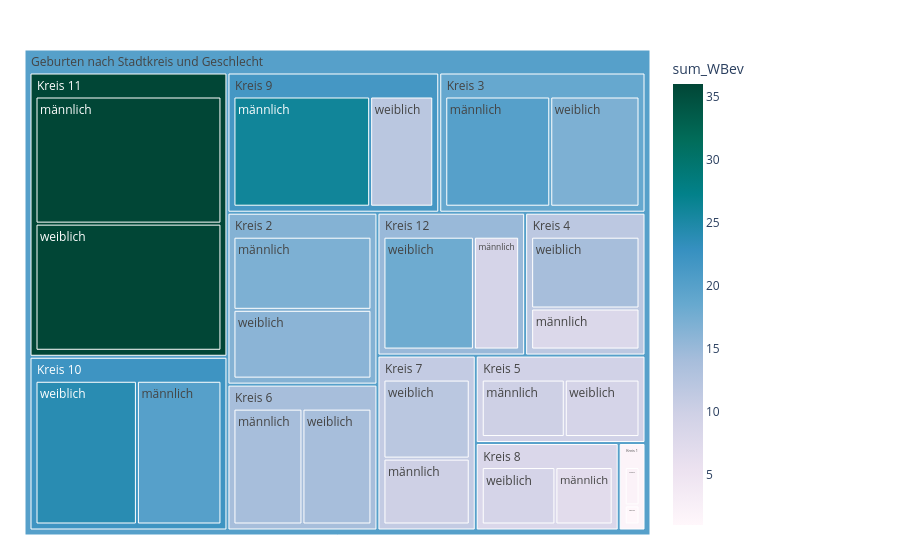

This figure's notebook cell:
### Code cell
fig = px.treemap(myTreemapAgg.reset_index()
                 , path=[px.Constant("Geburten nach Stadtkreis und Geschlecht"), 'KreisLang', 'SexLang']
                 , values='sum_WBev'
                 , color='sum_WBev'
                 ## bei discrete scales (bei Klassen und Strings):                 
                 #, color_discrete_map={'(?)':'lightgrey','EVP':'gold', 'SP':'#FF3030', 'PdA':'#EE3B3B', 'Grüne':'#A2CD5A','GLP':'#CAFF70','Die Mitte':'orange','FDP':'#104E8B','AL':'deeppink','SVP':'forestgreen', 'FL ZÜRI':'#8B864E','Volt':'#lightblue' }                
                 ## bei continuous scales (bei Zahlenwerten):
                , color_continuous_scale='PuBuGn'
                #, color_continuous_midpoint=np.average(df['AnzBestWir'], weights=df['AnzBestWir']) 
                 #,height=400
                 #,width=1500
                )
fig.update_traces(root_color="grey")
fig.update_layout(margin = dict(t=50, l=25, r=250, b=25))#, title="WBev nach Alter, Stadtkreis und Herkunft")
fig.show()

### Figure 1 — Plotly figure (JSON) as saved in the notebook; plotly's stock layout.template omitted (floating-point values rounded to 4 significant figures)
{"data": [{"branchvalues": "total", "customdata": [[2], [20], [36], [9], [17], [20], [8], [10], [14], [10], [7], [26], [1], [24], [36], [18], [16], [17], [14], [9], [14], [12], [9], [12], [1.667], [22.18], [36], [15], [16.52], [18.62], [11.82], [9.526], [14], [11.09], [8.125], [21.58], [20.05]], "domain": {"x": [0, 1], "y": [0, 1]}, "hovertemplate": "labels=%{label}<br>sum_WBev_sum=%{value}<br>parent=%{parent}<br>id=%{id}<br>sum_WBev=%{color}<extra></extra>", "ids": ["Geburten nach Stadtkreis und Geschlecht/Kreis 1/männlich", "Geburten nach Stadtkreis und Geschlecht/Kreis 10/männlich", "Geburten nach Stadtkreis und Geschlecht/Kreis 11/männlich", "Geburten nach Stadtkreis und Geschlecht/Kreis 12/männlich", "Geburten nach Stadtkreis und Geschlecht/Kreis 2/männlich", "Geburten nach Stadtkreis und Geschlecht/Kreis 3/männlich", "Geburten nach Stadtkreis und Geschlecht/Kreis 4/männlich", "Geburten nach Stadtkreis und Geschlecht/Kreis 5/männlich", "Geburten nach Stadtkreis und Geschlecht/Kreis 6/männlich", "Geburten nach Stadtkreis und Geschlecht/Kreis 7/männlich", "Geburten nach Stadtkreis und Geschlecht/Kreis 8/männlich", "Geburten nach Stadtkreis und Geschlecht/Kreis 9/männlich", "Geburten nach Stadtkreis und Geschlecht/Kreis 1/weiblich", "Geburten nach Stadtkreis und Geschlecht/Kreis 10/weiblich", "Geburten nach Stadtkreis und Geschlecht/Kreis 11/weiblich", "Geburten nach Stadtkreis und Geschlecht/Kreis 12/weiblich", "Geburten nach Stadtkreis und Geschlecht/Kreis 2/weiblich", "Geburten nach Stadtkreis und Geschlecht/Kreis 3/weiblich", "Geburten nach Stadtkreis und Geschlecht/Kreis 4/weiblich", "Geburten nach Stadtkreis und Geschlecht/Kreis 5/weiblich", "Geburten nach Stadtkreis und Geschlecht/Kreis 6/weiblich", "Geburten nach Stadtkreis und Geschlecht/Kreis 7/weiblich", "Geburten nach Stadtkreis und Geschlecht/Kreis 8/weiblich", "Geburten nach Stadtkreis und Geschlecht/Kreis 9/weiblich", "Geburten nach Stadtkreis und Geschlecht/Kreis 1", "Geburten nach Stadtkreis und Geschlecht/Kreis 10", "Geburten nach Stadtkreis und Geschlecht/Kreis 11", "Geburten nach Stadtkreis und Geschlecht/Kreis 12", "Geburten nach Stadtkreis und Geschlecht/Kreis 2", "Geburten nach Stadtkreis und Geschlecht/Kreis 3", "Geburten nach Stadtkreis und Geschlecht/Kreis 4", "Geburten nach Stadtkreis und Geschlecht/Kreis 5", "Geburten nach Stadtkreis und Geschlecht/Kreis 6", "Geburten nach Stadtkreis und Geschlecht/Kreis 7", "Geburten nach Stadtkreis und Geschlecht/Kreis 8", "Geburten nach Stadtkreis und Geschlecht/Kreis 9", "Geburten nach Stadtkreis und Geschlecht"], "labels": ["männlich", "männlich", "männlich", "männlich", "männlich", "männlich", "männlich", "männlich", "männlich", "männlich", "männlich", "männlich", "weiblich", "weiblich", "weiblich", "weiblich", "weiblich", "weiblich", "weiblich", "weiblich", "weiblich", "weiblich", "weiblich", "weiblich", "Kreis 1", "Kreis 10", "Kreis 11", "Kreis 12", "Kreis 2", "Kreis 3", "Kreis 4", "Kreis 5", "Kreis 6", "Kreis 7", "Kreis 8", "Kreis 9", "Geburten nach Stadtkreis und Geschlecht"], "marker": {"coloraxis": "coloraxis", "colors": [2, 20, 36, 9, 17, 20, 8, 10, 14, 10, 7, 26, 1, 24, 36, 18, 16, 17, 14, 9, 14, 12, 9, 12, 1.667, 22.18, 36, 15, 16.52, 18.62, 11.82, 9.526, 14, 11.09, 8.125, 21.58, 20.05]}, "name": "", "parents": ["Geburten nach Stadtkreis und Geschlecht/Kreis 1", "Geburten nach Stadtkreis und Geschlecht/Kreis 10", "Geburten nach Stadtkreis und Geschlecht/Kreis 11", "Geburten nach Stadtkreis und Geschlecht/Kreis 12", "Geburten nach Stadtkreis und Geschlecht/Kreis 2", "Geburten nach Stadtkreis und Geschlecht/Kreis 3", "Geburten nach Stadtkreis und Geschlecht/Kreis 4", "Geburten nach Stadtkreis und Geschlecht/Kreis 5", "Geburten nach Stadtkreis und Geschlecht/Kreis 6", "Geburten nach Stadtkreis und Geschlecht/Kreis 7", "Geburten nach Stadtkreis und Geschlecht/Kreis 8", "Geburten nach Stadtkreis und Geschlecht/Kreis 9", "Geburten nach Stadtkreis und Geschlecht/Kreis 1", "Geburten nach Stadtkreis und Geschlecht/Kreis 10", "Geburten nach Stadtkreis und Geschlecht/Kreis 11", "Geburten nach Stadtkreis und Geschlecht/Kreis 12", "Geburten nach Stadtkreis und Geschlecht/Kreis 2", "Geburten nach Stadtkreis und Geschlecht/Kreis 3", "Geburten nach Stadtkreis und Geschlecht/Kreis 4", "Geburten nach Stadtkreis und Geschlecht/Kreis 5", "Geburten nach Stadtkreis und Geschlecht/Kreis 6", "Geburten nach Stadtkreis und Geschlecht/Kreis 7", "Geburten nach Stadtkreis und Geschlecht/Kreis 8", "Geburten nach Stadtkreis und Geschlecht/Kreis 9", "Geburten nach Stadtkreis und Geschlecht", "Geburten nach Stadtkreis und Geschlecht", "Geburten nach Stadtkreis und Geschlecht", "Geburten nach Stadtkreis und Geschlecht", "Geburten nach Stadtkreis und Geschlecht", "Geburten nach Stadtkreis und Geschlecht", "Geburten nach Stadtkreis und Geschlecht", "Geburten nach Stadtkreis und Geschlecht", "Geburten nach Stadtkreis und Geschlecht", "Geburten nach Stadtkreis und Geschlecht", "Geburten nach Stadtkreis und Geschlecht", "Geburten nach Stadtkreis und Geschlecht", ""], "root": {"color": "grey"}, "type": "treemap", "values": [2, 20, 36, 9, 17, 20, 8, 10, 14, 10, 7, 26, 1, 24, 36, 18, 16, 17, 14, 9, 14, 12, 9, 12, 3, 44, 72, 27, 33, 37, 22, 19, 28, 22, 16, 38, 361]}], "layout": {"coloraxis": {"colorbar": {"title": {"text": "sum_WBev"}}, "colorscale": [[0, "rgb(255,247,251)"], [0.125, "rgb(236,226,240)"], [0.25, "rgb(208,209,230)"], [0.375, "rgb(166,189,219)"], [0.5, "rgb(103,169,207)"], [0.625, "rgb(54,144,192)"], [0.75, "rgb(2,129,138)"], [0.875, "rgb(1,108,89)"], [1, "rgb(1,70,54)"]]}, "legend": {"tracegroupgap": 0}, "margin": {"b": 25, "l": 25, "r": 250, "t": 50}}}
